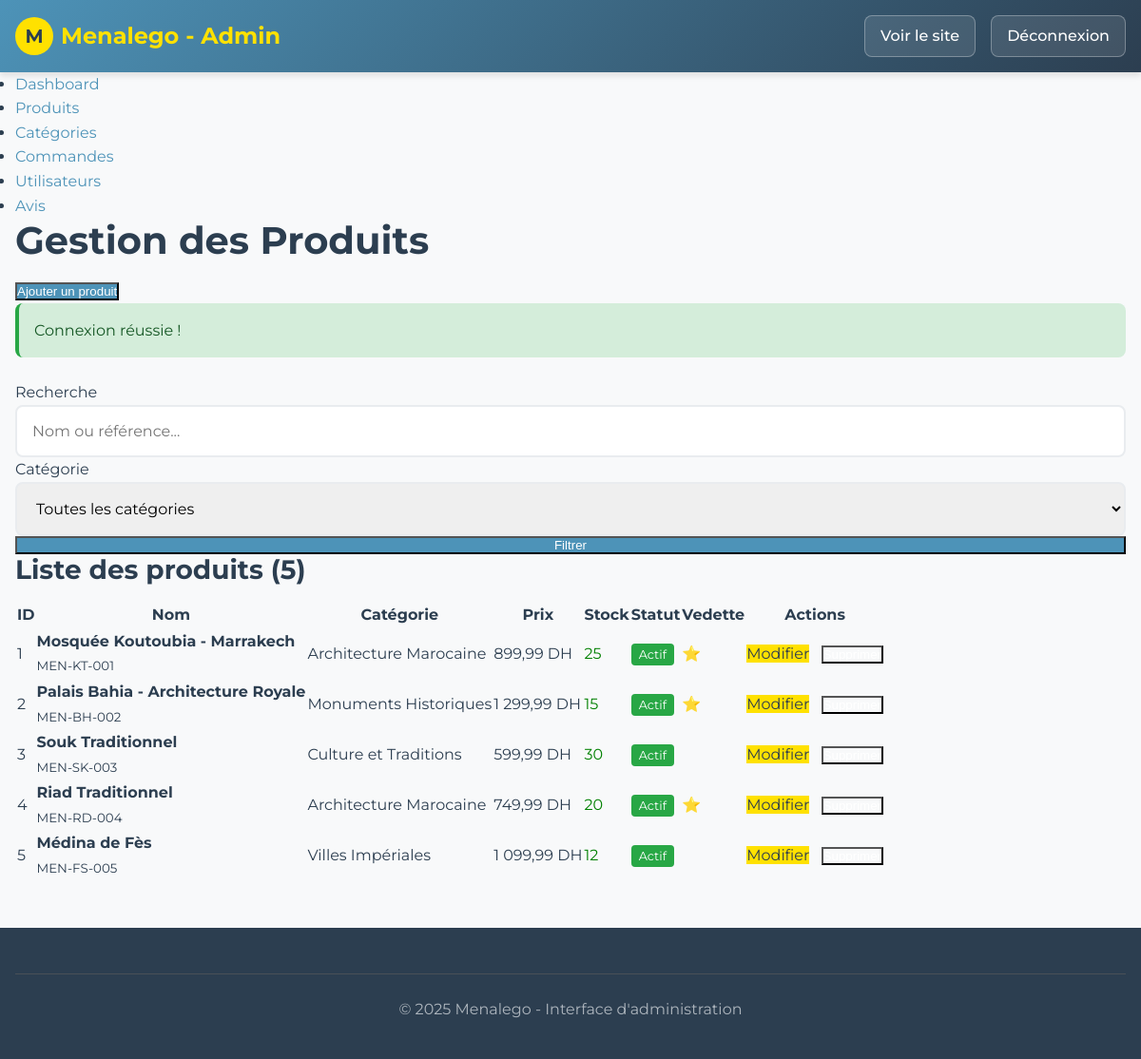
Page /admin/products.php (signed in) on the committed database.
### tables this page shows
CREATE TABLE produits (
    id INT AUTO_INCREMENT PRIMARY KEY,
    categorie_id INT NOT NULL,
    nom VARCHAR(200) NOT NULL,
    nom_ar VARCHAR(200),
    description TEXT,
    description_ar TEXT,
    prix DECIMAL(10,2) NOT NULL,
    prix_promo DECIMAL(10,2) DEFAULT NULL,
    stock INT DEFAULT 0,
    pieces_count INT DEFAULT 0,
    age_min INT DEFAULT 3,
    age_max INT DEFAULT 99,
    images JSON,
    caracteristiques JSON,
    marque VARCHAR(100) DEFAULT 'Menalego',
    reference VARCHAR(50) UNIQUE,
    poids DECIMAL(8,2),
    dimensions VARCHAR(100),
    statut ENUM('brouillon', 'actif', 'inactif', 'rupture') DEFAULT 'brouillon',
    featured BOOLEAN DEFAULT FALSE,
    date_creation TIMESTAMP DEFAULT CURRENT_TIMESTAMP,
    date_modification TIMESTAMP DEFAULT CURRENT_TIMESTAMP ON UPDATE CURRENT_TIMESTAMP,
    FOREIGN KEY (categorie_id) REFERENCES categories(id) ON DELETE RESTRICT
);

CREATE TABLE categories (
    id INT AUTO_INCREMENT PRIMARY KEY,
    nom VARCHAR(100) NOT NULL,
    nom_ar VARCHAR(100),
    description TEXT,
    description_ar TEXT,
    image VARCHAR(255),
    parent_id INT DEFAULT NULL,
    statut ENUM('actif', 'inactif') DEFAULT 'actif',
    date_creation TIMESTAMP DEFAULT CURRENT_TIMESTAMP,
    FOREIGN KEY (parent_id) REFERENCES categories(id) ON DELETE SET NULL
);

### admin/products.php (the view, shortened to what this page needs)
<?php
require_once '../config/config.php';
$search = isset($_GET['search']) ? sanitizeInput($_GET['search']) : '';
$where_conditions = ["1=1"];
$params = [];
$where_clause = implode(' AND ', $where_conditions);
$stmt = $pdo->prepare("
    SELECT p.*, c.nom as categorie_nom
    FROM produits p
    LEFT JOIN categories c ON p.categorie_id = c.id
    WHERE $where_clause
    ORDER BY p.date_creation DESC
");
$stmt->execute($params);
$products = $stmt->fetchAll();
?>
<!DOCTYPE html>
<html lang="<?php echo getCurrentLanguage(); ?>">
<head>
    <link rel="stylesheet" href="../assets/css/style.css">
</head>
<body>
    <header class="header">
        <div class="container">
            <div class="header-content">
                <a href="<?php echo SITE_URL; ?>" class="logo">
                    <div class="logo-icon">M</div>
                    Menalego - Admin
                </a>
                <div class="user-actions">
                    <a href="<?php echo SITE_URL; ?>" class="user-btn">Voir le site</a>
                    <a href="../auth/logout.php" class="user-btn">Déconnexion</a>
                </div>
            </div>
        </div>
    </header>
    <nav class="admin-nav">
        <div class="container">
            <ul>
                <li><a href="index.php">Dashboard</a></li>
                <li><a href="products.php" class="active">Produits</a></li>
                <li><a href="categories.php">Catégories</a></li>
                <li><a href="orders.php">Commandes</a></li>
                <li><a href="users.php">Utilisateurs</a></li>
                <li><a href="reviews.php">Avis</a></li>
            </ul>
        </div>
    </nav>
    <section class="products-section">
        <div class="container">
            <div class="section-header">
                <h1>Gestion des Produits</h1>
                <button onclick="showAddForm()" class="btn-primary">Ajouter un produit</button>
            </div>
            <?php echo getFlashMessage(); ?>
            <div class="filters">
                <form method="GET" action="products.php">
                    <div class="filters-grid">
                        <div class="filter-group">
                            <label for="search">Recherche</label>
                            <input type="text" id="search" name="search" placeholder="Nom ou référence..."
                                   value="<?php echo htmlspecialchars($search); ?>" class="form-control">
                        </div>
                        <div class="filter-group">
                            <label for="category">Catégorie</label>
                            <select id="category" name="category" class="form-control">
                                <option value="">Toutes les catégories</option>
                            </select>
                        </div>
                        <div class="filter-group" style="align-self: end;">
                            <button type="submit" class="btn-primary">Filtrer</button>
                        </div>
                    </div>
                </form>
            </div>
            <div class="admin-dashboard">
                <h3>Liste des produits (<?php echo count($products); ?>)</h3>
                <?php if (empty($products)): ?>
                    <p>Aucun produit trouvé.</p>
                <?php else: ?>
                    <table class="table">
                        <thead>
                            <tr>
                                <th>ID</th>
                                <th>Nom</th>
                                <th>Catégorie</th>
                                <th>Prix</th>
                                <th>Stock</th>
                                <th>Statut</th>
                                <th>Vedette</th>
                                <th>Actions</th>
                            </tr>
                        </thead>
                        <tbody>
                            <?php foreach ($products as $product): ?>
                                <tr>
                                    <td><?php echo $product['id']; ?></td>
                                    <td>
                                        <strong><?php echo htmlspecialchars($product['nom']); ?></strong><br>
                                        <small><?php echo htmlspecialchars($product['reference']); ?></small>
                                    </td>
                                    <td><?php echo htmlspecialchars($product['categorie_nom']); ?></td>
                                    <td><?php echo formatPrice($product['prix']); ?></td>
                                    <td>
                                        <span style="color: <?php echo $product['stock'] < 5 ? 'red' : ($product['stock'] < 10 ? 'orange' : 'green'); ?>;">
                                            <?php echo $product['stock']; ?>
                                        </span>
                                    </td>
                                    <td>
                                        <span style="padding: 0.25rem 0.5rem; border-radius: 4px; font-size: 0.8rem; color: white;
                                              background: <?php
                                                  echo $product['statut'] == 'actif' ? '#28a745' :
                                                      ($product['statut'] == 'inactif' ? '#6c757d' :
                                                      ($product['statut'] == 'rupture' ? '#dc3545' : '#ffc107'));
                                              ?>;">
                                            <?php echo ucfirst($product['statut']); ?>
                                        </span>
                                    </td>
                                    <td><?php echo $product['featured'] ? '⭐' : ''; ?></td>
                                    <td>
                                        <a href="products.php?edit=<?php echo $product['id']; ?>" class="btn-secondary" style="margin-right: 0.5rem;">Modifier</a>
                                        <form method="POST" style="display: inline;"
                                              onsubmit="return confirm('Êtes-vous sûr de vouloir supprimer ce produit ?');">
                                            <button type="submit" class="btn-primary" style="background: var(--primary-red);">Supprimer</button>
                                        </form>
                                    </td>
                                </tr>
                            <?php endforeach; ?>
                        </tbody>
                    </table>
                <?php endif; ?>
            </div>
        </div>
    </section>
    <footer class="footer">
        <div class="container">
            <div class="footer-bottom">
                <p>&copy; <?php echo date('Y'); ?> Menalego - Interface d'administration</p>
            </div>
        </div>
    </footer>
</body>
</html>

### assets/css/style.css (style rules this page uses)
:root { --menalego-blue: #4D93B8; --menalego-yellow: #FFE100; --menalego-red: #D51C29; --menalego-dark: #2C3E50; --menalego-light: #F8F9FA; --menalego-gray: #6C757D; --menalego-success: #28A745; --menalego-warning: #FFC107; --menalego-danger: #DC3545; --menalego-info: #17A2B8; --font-primary: 'Montserrat', sans-serif; --font-size-base: 16px; --font-weight-normal: 400; --font-weight-medium: 500; --font-weight-bold: 700; --spacing-xs: 0.25rem; --spacing-sm: 0.5rem; --spacing-md: 1rem; --spacing-lg: 1.5rem; --spacing-xl: 2rem; --spacing-xxl: 3rem; --border-radius-sm: 4px; --border-radius-md: 8px; --border-radius-lg: 12px; --border-radius-xl: 16px; --shadow-sm: 0 2px 4px rgba(0,0,0,0.1); --shadow-md: 0 4px 6px rgba(0,0,0,0.1); --shadow-lg: 0 8px 25px rgba(0,0,0,0.15); --shadow-xl: 0 20px 40px rgba(0,0,0,0.1); }
* { margin: 0; padding: 0; box-sizing: border-box; }
body { font-family: var(--font-primary); font-size: var(--font-size-base); line-height: 1.6; color: var(--menalego-dark); background-color: var(--menalego-light); }
h1, h2, h3, h4, h5, h6 { font-weight: var(--font-weight-bold); line-height: 1.2; margin-bottom: var(--spacing-md); }
h1 { font-size: 2.5rem; }
h3 { font-size: 1.75rem; }
p { margin-bottom: var(--spacing-md); }
a { color: var(--menalego-blue); text-decoration: none; transition: color 0.3s ease; }
.container { max-width: 1200px; margin: 0 auto; padding: 0 var(--spacing-md); }
.header { background: linear-gradient(135deg, var(--menalego-blue), var(--menalego-dark)); color: white; box-shadow: var(--shadow-md); position: sticky; top: 0; z-index: 1000; }
.header-content { display: flex; justify-content: space-between; align-items: center; padding: var(--spacing-md) 0; }
.logo { display: flex; align-items: center; gap: var(--spacing-sm); font-size: 1.5rem; font-weight: var(--font-weight-bold); color: var(--menalego-yellow); text-decoration: none; }
.logo-icon { background: var(--menalego-yellow); color: var(--menalego-dark); width: 40px; height: 40px; border-radius: 50%; display: flex; align-items: center; justify-content: center; font-weight: var(--font-weight-bold); font-size: 1.25rem; }
.user-actions { display: flex; align-items: center; gap: var(--spacing-md); }
.cart-btn, .user-btn { background: rgba(255, 255, 255, 0.1); color: white; padding: var(--spacing-sm) var(--spacing-md); border-radius: var(--border-radius-md); text-decoration: none; font-weight: var(--font-weight-medium); transition: all 0.3s ease; border: 1px solid rgba(255, 255, 255, 0.3); display: inline-flex; align-items: center; gap: var(--spacing-xs); }
.btn-primary { background: var(--menalego-blue); color: white; }
.btn-secondary { background: var(--menalego-yellow); color: var(--menalego-dark); }
.form-control { width: 100%; padding: var(--spacing-md); border: 2px solid #e9ecef; border-radius: var(--border-radius-md); font-family: var(--font-primary); font-size: var(--font-size-base); transition: border-color 0.3s ease; }
.footer { background: var(--menalego-dark); color: white; padding: var(--spacing-xxl) 0 var(--spacing-lg); margin-top: var(--spacing-xxl); }
.footer-bottom { border-top: 1px solid #495057; padding-top: var(--spacing-lg); text-align: center; color: #adb5bd; }
.filter-group { display: flex; flex-direction: column; }

### rows in the picture
produits: id "1", nom "Mosquée Koutoubia - Marrakech", reference "MEN-KT-001", categorie.nom "Architecture Marocaine", prix "899,99 DH", stock "25", statut "Actif"
produits: id "2", nom "Palais Bahia - Architecture Royale", reference "MEN-BH-002", categorie.nom "Monuments Historiques", prix "1 299,99 DH", stock "15", statut "Actif"
produits: id "3", nom "Souk Traditionnel", reference "MEN-SK-003", categorie.nom "Culture et Traditions", prix "599,99 DH", stock "30", statut "Actif"
produits: id "4", nom "Riad Traditionnel", reference "MEN-RD-004", categorie.nom "Architecture Marocaine", prix "749,99 DH", stock "20", statut "Actif"
produits: id "5", nom "Médina de Fès", reference "MEN-FS-005", categorie.nom "Villes Impériales", prix "1 099,99 DH", stock "12", statut "Actif"

### other values in the picture
$_SESSION['success'] "Connexion réussie !"
count($products) "5"
